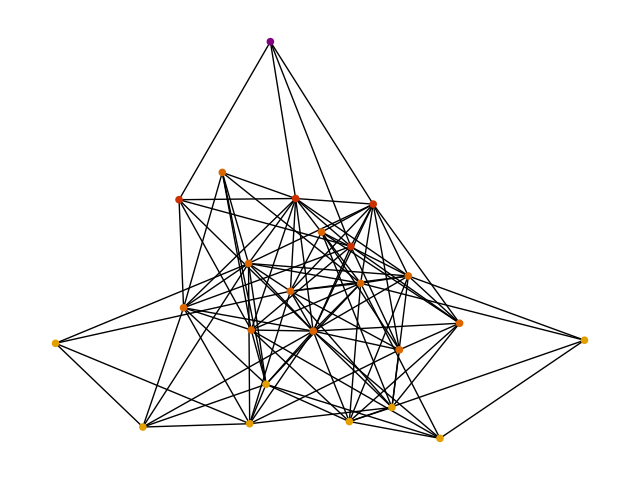

Write Python code to recreate this figure.
import conversion as con
import numpy as np
import ac2mol
import networkx as nx
import matplotlib.pyplot as plt

smiles_list = []
#              h h i cl i cl
r = np.array([[0,0,0,1,0,0],
              [0,0,0,0,0,1],
              [0,0,0,0,1,0], 
              [1,0,0,0,0,0],
              [0,0,1,0,0,0],
              [0,1,0,0,0,0]])

r_atoms = ['h','h','i','cl','i','cl']

r_atoms_int = ac2mol.int_atom(r_atoms)

# print(r_atoms_int)
# r_BO = ac2mol.AC2BO(r, r_atoms_int, 0)
# print(r_BO)


G = nx.Graph()
# r_smiles = ac2mol.AC2Smiles(r, r_atoms_int)
G.add_node("[H][H].[Cl][Cl].[I][I]", color = 'purple')
smiles_list.append("[H][H].[Cl][Cl].[I][I]")

con.update_graph(r, r_atoms_int, smiles_list, G, 'red')

inter_1 = con.create_intermediates(r, r_atoms_int)

inter_2 = []
for i in inter_1:
    ac = ac2mol.Mol2AC(i)
    smiles_list, G, new_smile = con.update_graph(ac[0], ac[1], smiles_list, G, 'green')
    inter_2 = inter_2 + new_smile
    
inter_3 = []
for i in inter_2:
    ac = ac2mol.Smiles2AC(i)
    print(ac[0])
    print(ac[1])
    con.update_graph(ac[0], ac[1], smiles_list, G, 'blue')

node_colors = [G.nodes[node]['color'] for node in G.nodes()] 
pos = nx.spring_layout(G, seed = 42)
nx.draw(G, pos, node_color = node_colors, node_size=20)
plt.savefig('paper_example.png')

print("Number of Cycles: ",len(nx.cycle_basis(G)))
print("Number of Nodes: ",len(G.nodes))